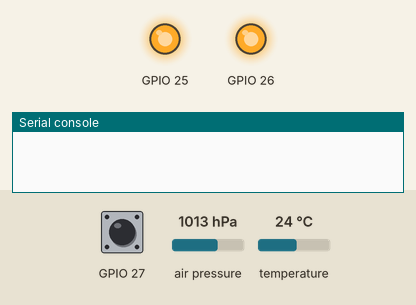
Bench run of a program on a simulated ESP32 board running MicroPython. Shown: output pins drawn as LEDs (lit = HIGH), the last lines printed to the serial console. Inputs (shaded band) come from the test bench; at power-on: GPIO 27 HIGH, air pressure 1013 hPa, temperature 24 °C. Deep sleep restarts the program when it ends; library files of the repository ran but are not shown: loraE32.py, bmp180.py.

Above: at 0.1 s.
At 10.3 s:
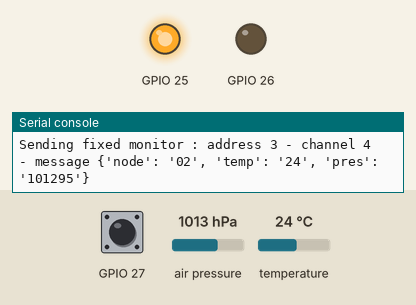
At 13.4 s:
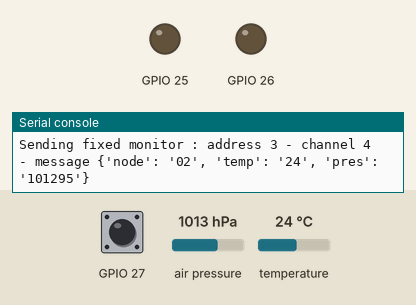
Timing chart, 0 to 14.9 s (numbered marks = the images above):
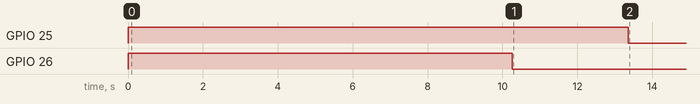

Measured:
- by itself, GPIO 25: HIGH → LOW at 13.4 s

The program:

SensorNodeE32_02.py
```python
###########################################################################
# this node sends temperature & pressure of a BMP180 sensor every 5 minutes,
# after transmitting the ESP32 goes to deepsleep to save battery power
###########################################################################
# transmitter - address 0002 - channel 02
# message     - address 0003 - channel 04
# receiver    - address FFFF - channel 04
###########################################################################

from machine import Pin, I2C, deepsleep
from loraE32 import ebyteE32
from bmp180 import BMP180
import utime
import sys

# pins E32
M0pin = 25
M1pin = 26
AUXpin = 27

# instance E32
e32 = ebyteE32(M0pin, M1pin, AUXpin, Address=0x0001, Channel=0x02, debug=False)
e32.start()

# instance BPM180
bus =  I2C(scl=Pin(22), sda=Pin(21), freq=100000)
bmp180 = BMP180(bus)
bmp180.oversample_sett = 2
bmp180.baseline = 101325

# temperature & pressure
# average of 5 measurements
temptot = 0
prestot = 0
for i in range(5):
    temptot += bmp180.temperature
    prestot += bmp180.pressure
    utime.sleep(2)
temp = int(round(temptot / 5))
pres = int(round(prestot / 5))

# send sensor data
to_address = 0x0003
to_channel = 0x04
message = { 'node': '02', 'temp': str(temp), 'pres': str(pres) }
print('Sending fixed monitor : address %s - channel %d - message %s'%(to_address, to_channel, message))
e32.sendMessage(to_address, to_channel, message, useChecksum=True)
utime.sleep(3)
e32.stop()

# deepsleep for 5 min
deepsleep(300000)
```
